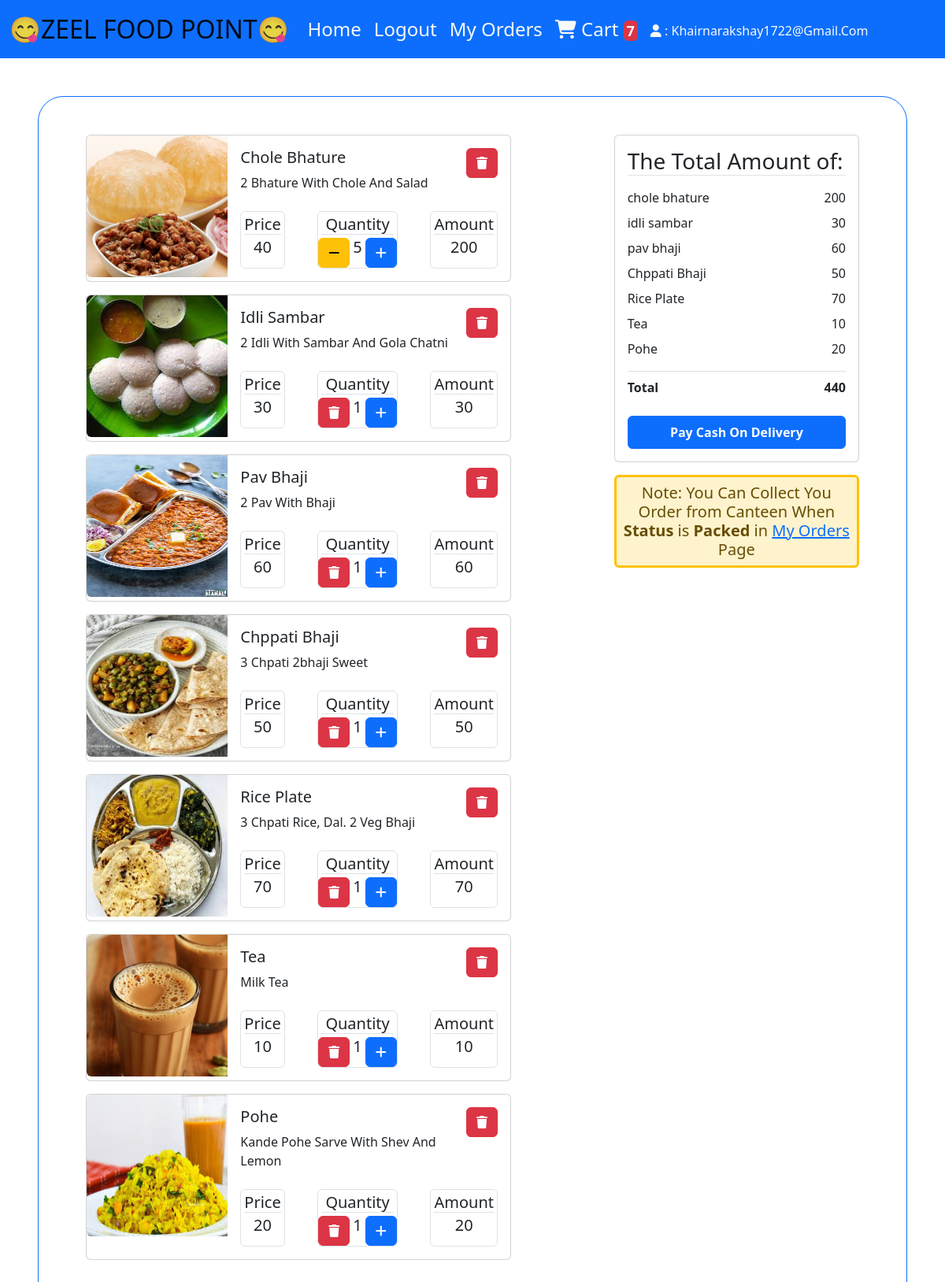
The page /cart/ (signed in) on the database its author committed.
### order/models.py (models this page shows)
class Cart(models.Model):
    username = models.ForeignKey(User, on_delete=models.CASCADE)
    food = models.ForeignKey(FoodItem, on_delete=models.CASCADE)
    quantity = models.PositiveIntegerField(default=1)

### canteen/models.py (models this page shows, shortened)
class FoodItem(models.Model):
    name = models.CharField(max_length=50)
    price = models.IntegerField()
    description = models.CharField(max_length=5000)
    image = models.ImageField(upload_to='food_pic')

### order/views.py (the view)
# urls.py: path('cart/', views.cart, name='cart'),
@login_required(login_url='/login/')
def cart(request):
    if not request.session.get('is_user_logged_in', False):  # Ensure user-side session
        return HttpResponseRedirect('/login/')
    cartitems = Cart.objects.filter(username=request.user)
    total_amount = 0
    if cartitems:
        for item in cartitems:
            sub_total = item.food.price * item.quantity
            total_amount += sub_total
    return render(request, 'order/cart.html', {'cartitems': cartitems, 'total_amount': total_amount})

### order/templates/order/cart.html (shortened to what this page needs)
{% extends 'base/base.html' %}
{% block maincontent %}
	{% if cartitems %}
		<div class="row border rounded-5 border-primary m-5 p-5">
			<div class="col-md-8">
				{% for item in cartitems %}
					<div class="card mb-3" style="max-width: 540px;">
						<div class="row g-0">
							<div class="col-md-4">
								<img src="{{item.food.image.url}}" class="img-fluid rounded-start"  style="height:180px; width:220px;">
							</div>
							<div class="col-md-8">
								<div class="card-body">
									<div class="d-flex justify-content-between">
										<div>
											<h5 class="card-title">{{item.food.name | title}}</h5>
											<p class="card-text">{{item.food.description | title}}</p>
										</div>
										<div>
											<a class="btn btn-danger" href="{% url 'update-cart' item.food.id %}?name=delete_cart_item"><i class="fa-solid fa-trash"></i></a>
										</div>
									</div>
									<div class="d-flex justify-content-between text-center mt-4">
										<div class="border rounded">
											<h5 class="card-title border-bottom m-1">Price</h5>
											<h5 class="card-title">{{item.food.price | title}}</h5>
										</div>
										<div class="border rounded">
											<h5 class="card-title border-bottom m-1">Quantity</h5>
											<div class="d-flex">
												{% if item.quantity == 1 %}
													<a class="btn btn-danger" href="{% url 'update-cart' item.food.id %}?name=delete_cart_item"><i class="fa-solid fa-trash"></i></a>
												{% else %}
													<a class="btn btn-warning" href="{% url 'update-cart' item.food.id %}?name=decrease_cart"><i class="fa-solid fa-minus"></i></a>
												{% endif %}
												<h5 class="card-title mx-1">{{item.quantity}}</h5>
												<a class="btn btn-primary" href="{% url 'update-cart' item.food.id %}?name=increase_cart"><i class="fa-solid fa-plus"></i></a>
											</div>
										</div>
										<div class="border rounded">
											<h5 class="card-title border-bottom m-1">Amount</h5>
											<h5 class="card-title m-1">{% widthratio item.food.price 1 item.quantity %}</h5>
										</div>
									</div>
								</div>
							</div>
						</div>
					</div>
				{% endfor %}
			</div>
			<div class="col-md-4">
				<div class="card">
					<div class="card-body">
						<h3 class="border-bottom">The Total Amount of:</h3>
						<ul class="list-group">
							{% for item in cartitems %}
								<li class="list-group-item d-flex justify-content-between align-items-center border-0 px-0 pb-0">{{item.food.name}}
									<span>{% widthratio item.food.price 1 item.quantity %}</span>
								</li>
							{% endfor %}
							<li class="list-group-item d-flex justify-content-between align-items-center border-0 border-top px-0 mb-3 mt-3">
								<strong>Total</strong>
								<strong>{{total_amount}}</strong>
							</li>
						</ul>
						<div class="d-grid">
							<form action="/checkout/" method="post" id="cashform">
								<div class="d-grid">
									<input type="submit" class="btn btn-primary p-2 fw-semibold" value="Pay Cash On Delivery">
								</div>
							</form>
						</div>
					</div>
				</div>
				<h5 class="alert alert-warning text-center mt-3 p-2 border border-warning border-3">Note: You Can Collect You Order from Canteen When <strong>Status</strong> is <strong>Packed</strong> in <a href="{% url 'my-orders' %}">My Orders</a> Page</h5>
			</div>
		</div>
	{% else %}
		<h1 class="alert alert-info text-center mt-5">Your Cart is Empty</h1>
	{% endif %}
{% endblock maincontent %}

### order/templates/base/base.html (shortened to what this page needs)
<!DOCTYPE html>
<html lang="en">
<head>
    <link href="https://cdn.jsdelivr.net/npm/bootstrap@5.2.3/dist/css/bootstrap.min.css" rel="stylesheet">
    <link rel="stylesheet" href="https://cdnjs.cloudflare.com/ajax/libs/font-awesome/6.2.1/css/all.min.css" />
</head>
<body>
    <nav class="navbar sticky-top navbar-expand-lg bg-primary">
        <div class="container-fluid">
          <a class="navbar-brand fs-2" href="/">😋ZEEL FOOD POINT😋</a>
          <div class="collapse navbar-collapse" id="navbarNav">
            <ul class="navbar-nav">
              <li class="nav-item">
                <a class="nav-link text-light fs-4" href="/">Home</a>
              </li>
              {% if request.user.is_authenticated %}
                <li class="nav-item">
                  <a class="nav-link text-light fs-4" href="{% url 'logout' %}">Logout</a>
                </li>
                <li class="nav-item">
                  <a class="nav-link text-light fs-4" href="{% url 'my-orders' %}">My Orders</a>
                </li>
                <li class="nav-item">
                  <a class="nav-link text-light fs-4" href="{% url 'cart' %}"><i class="fa-solid fa-cart-shopping"></i> Cart <span class="badge bg-danger p-1">{{request.user.get_cart_count}}</span></a>
                </li>
                <li class="nav-item">
                  <a class="nav-link text-light mt-2" href="{% url 'index' %}"><i class="fa-solid fa-user"></i> : {{request.user | title}}</a>
                </li>
              {% endif %}
            </ul>
          </div>
        </div>
      </nav>
    {% block maincontent %}{% endblock maincontent %}
</body>
</html>

### rows shown on the page
Cart: food.image (picture), food.name "Chole Bhature", food.description "2 Bhature With Chole And Salad", food.price "40", quantity "5", food+quantity "200", food.name "chole bhature"
Cart: food.image (picture), food.name "Idli Sambar", food.description "2 Idli With Sambar And Gola Chatni", food.price "30", quantity "1", food+quantity "30", food.name "idli sambar"
Cart: food.image (picture), food.name "Pav Bhaji", food.description "2 Pav With Bhaji", food.price "60", quantity "1", food+quantity "60", food.name "pav bhaji"
Cart: food.image (picture), food.name "Chppati Bhaji", food.description "3 Chpati 2bhaji Sweet", food.price "50", quantity "1", food+quantity "50"
Cart: food.image (picture), food.name "Rice Plate", food.description "3 Chpati Rice, Dal. 2 Veg Bhaji", food.price "70", quantity "1", food+quantity "70"
Cart: food.image (picture), food.name "Tea", food.description "Milk Tea", food.price "10", quantity "1", food+quantity "10"
Cart: food.image (picture), food.name "Pohe", food.description "Kande Pohe Sarve With Shev And Lemon", food.price "20", quantity "1", food+quantity "20"

### other values the page prints
{{ request.user.get_cart_count }} "7"
{{ request.user | title }} "Khairnarakshay1722@Gmail.Com"
{{ total_amount }} "440"
